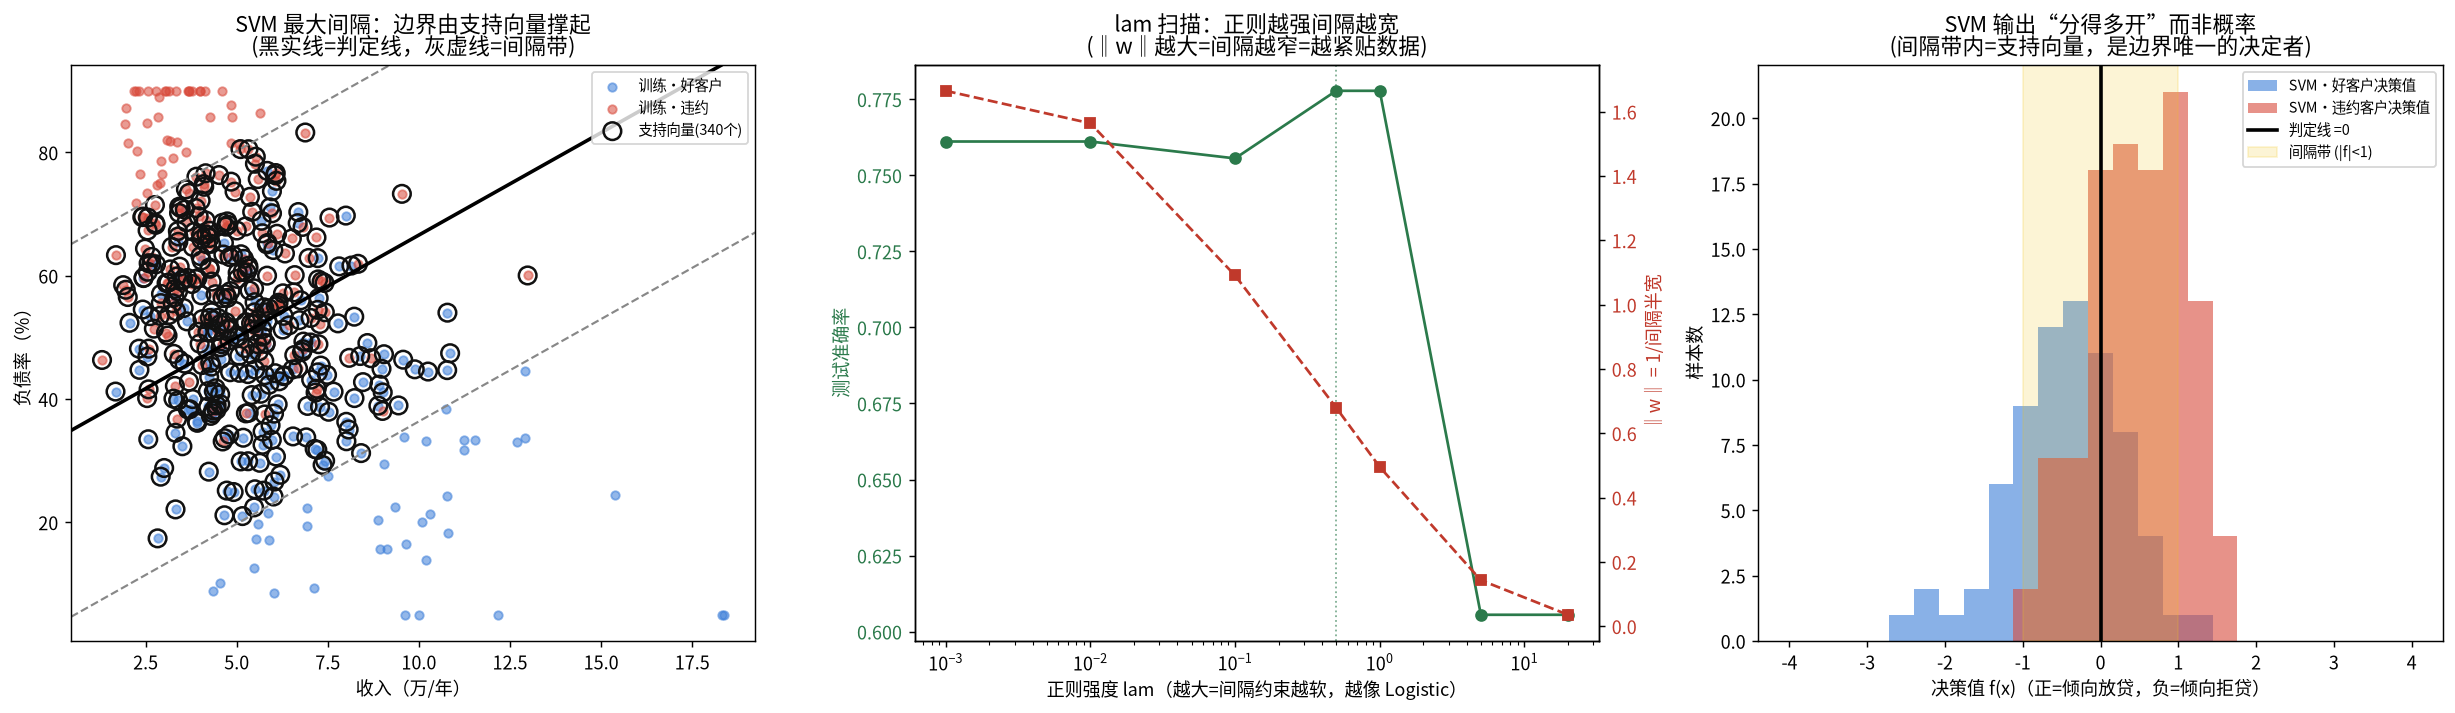

Write the Python code that produced this figure.
#!/usr/bin/env python3
# -*- coding: utf-8 -*-
"""
subject : 数学建模 / 机器学习 · 监督分类（最大间隔）
level   : L8 - 数据分析与机器学习
anchor  : [[Learning_Roadmap|Level 8 - 数据分析与机器学习]] / 监督分类 · 支持向量机
goal    : 同一个"信贷风控该贷还是该拒"的决策，接 Day10 Logistic（概率+直线边界），
          演它的"硬派兄弟"——支持向量机(SVM / 线性软间隔)。核心问题：
          Logistic 追的是"每个点都别猜太错"(极大似然/交叉熵)，
          SVM 追的是"把好坏两群推得越开越好"——边界只由贴着它的一小撮
          "支持向量"决定，其余样本删掉都不影响。这带来一个硬核副产品：
          少数点扰动不改变边界(稳健)，但距离近就判对是唯一的胜负标准。
          本课手写 SVM：hinge loss + L2 正则(合页损失最小化，经凸优化 = 最大间隔)，
          并用 sklearn LinearSVC 交叉对照系数与间隔。
run     : cd /home/ubuntu/Note && ./.venv/bin/python \
          "Mathematical_Modeling/08 - Python/daily/2026-09-13/svm_credit_margin.py"
"""

import os
import numpy as np
import matplotlib
matplotlib.use("Agg")
import matplotlib.pyplot as plt
from matplotlib import font_manager
from sklearn.svm import LinearSVC
from sklearn.linear_model import LogisticRegression

# ---------- 中文字体（避免乱码） ----------
for cand in ["Noto Sans CJK SC", "Noto Sans CJK JP", "WenQuanYi Zen Hei",
             "WenQuanYi Micro Hei", "SimHei"]:
    try:
        font_manager.findfont(cand, fallback_to_default=False)
        plt.rcParams["font.sans-serif"] = [cand]
        break
    except Exception:
        continue
plt.rcParams["axes.unicode_minus"] = False

HERE = os.path.dirname(os.path.abspath(__file__))


# =====================================================================
# 0. 造一份"历史客户"数据：收入(万/年) × 负债率(%) → 好客户(0)/违约(1)
#    与 Day9~Day12 同款生成逻辑，保证整条 ML 线可对照。
# =====================================================================
def make_credit_data(n=600, seed=42):
    r = np.random.default_rng(seed)
    income = np.exp(r.normal(1.6, 0.45, n))          # 万/年，对数正态
    debt = np.clip(r.normal(55, 18, n) - (income - 5) * 3.0, 5, 90)  # 负债率 %
    # 真实"违约势能"：负债率高 + 收入低 → 危险
    z = 0.085 * debt - 0.95 * np.log(income + 1.0) - 2.6
    p = 1.0 / (1.0 + np.exp(-z))
    y = (r.uniform(size=n) < p).astype(int)
    return np.column_stack([income, debt]), y


def train_test_split(X, y, test_size=0.3, seed=7):
    r = np.random.default_rng(seed)
    idx = r.permutation(len(X))
    n_test = int(len(X) * test_size)
    te, tr = idx[:n_test], idx[n_test:]
    return X[tr], X[te], y[tr], y[te]


def standardize_fit(X):
    mu, sd = X.mean(axis=0), X.std(axis=0)
    sd[sd == 0] = 1.0
    return mu, sd


# =====================================================================
# 1. 手写 Soft-Margin SVM：直接最小化"合页损失 + L2 正则"
#    min  0.5*lam*||w||^2 + (1/n) * sum_i max(0, 1 - y_i*(w^T x_i + b))
#    其中 y_i ∈ {-1, +1}。这就是最大间隔问题的等价(凸)形式。
#    用（次)梯度下降 + 动量加速，保证稳定收敛。
# =====================================================================
def svm_hinge_fit(X, y, lam=1.0, lr=0.05, epochs=800, momentum=0.9):
    n, d = X.shape
    ys = np.where(y == 0, -1, 1).astype(float)   # 0/1 → -1/+1
    w = np.zeros(d)
    b = 0.0
    vw, vb = np.zeros(d), 0.0
    for _ in range(epochs):
        margin = ys * (X @ w + b)
        active = margin < 1.0                     # 合页损失非零的样本(含错分)
        # 梯度：正则项 + 只有 active 样本贡献的 -(y*x)
        gw = lam * w - (X[active] * ys[active, None]).sum(axis=0) / n
        gb = -ys[active].sum() / n
        vw = momentum * vw - lr * gw
        vb = momentum * vb - lr * gb
        w = w + vw
        b = b + vb
    return w, b


def decision_function(X, w, b):
    return X @ w + b


def predict(X, w, b):
    return (decision_function(X, w, b) >= 0).astype(int)


def accuracy(y, yhat):
    return float((y == yhat).mean())


def confusion(y, yhat):
    """返回 TN(好判对) / FP(拒错好客户) / FN(漏放坏账) / TP(坏判对)。"""
    tn = int(((y == 0) & (yhat == 0)).sum())
    fp = int(((y == 0) & (yhat == 1)).sum())
    fn = int(((y == 1) & (yhat == 0)).sum())
    tp = int(((y == 1) & (yhat == 1)).sum())
    return tn, fp, fn, tp


# =====================================================================
# 主流程
# =====================================================================
def main():
    X, y = make_credit_data(600, seed=42)
    Xtr, Xte, ytr, yte = train_test_split(X, y, test_size=0.3, seed=7)
    # 标准化：用训练集统计量，防泄漏。SVM 对尺度敏感，这步是刚需。
    mu, sd = standardize_fit(Xtr)
    Xtr_s, Xte_s = (Xtr - mu) / sd, (Xte - mu) / sd

    print("=" * 68)
    print("训练样本 %d / 测试样本 %d ；特征：收入(万/年)、负债率(%%)" %
          (len(Xtr), len(Xte)))

    # ---------- (A) 手写 SVM：不同正则强度 lam 扫描 ----------
    print("\n[1] 手写 Soft-Margin SVM —— 正则强度 lam 扫描 (lam 越大=间隔软约束越松)")
    print("    lam     训练acc   测试acc   ||w||(间隔宽度倒数)  支持向量数")
    best = None
    rows = []
    for lam in [0.001, 0.01, 0.1, 0.5, 1.0, 5.0, 20.0]:
        w, b = svm_hinge_fit(Xtr_s, ytr, lam=lam, lr=0.05, epochs=800)
        tr_acc = accuracy(ytr, predict(Xtr_s, w, b))
        te_acc = accuracy(yte, predict(Xte_s, w, b))
        # 支持向量：间隔 margin<1 的样本(落在间隔带内或错分)
        margin = np.where(ytr == 0, -1, 1) * (Xtr_s @ w + b)
        n_sv = int((margin < 1.0).sum())
        wnorm = float(np.linalg.norm(w))
        rows.append((lam, tr_acc, te_acc, wnorm, n_sv))
        print("    %5.3f   %.4f   %.4f      %.4f            %d" %
              (lam, tr_acc, te_acc, wnorm, n_sv))
        if best is None or te_acc > best[0]:
            best = (te_acc, lam, w, b)
    best_te_acc, best_lam, w_star, b_star = best
    print("    -> 测试最优 lam=%.3f, 测试 acc=%.4f" % (best_lam, best_te_acc))

    # ---------- (B) 对照：Logistic 回归(同一份标准化数据) ----------
    print("\n[2] 对照实验：Logistic 回归 vs 手写 SVM（相同数据/相同标准化）")
    logi = LogisticRegression(C=1e6, max_iter=2000)   # 弱正则≈纯极大似然
    logi.fit(Xtr_s, ytr)
    logi_te = accuracy(yte, logi.predict(Xte_s))
    logi_w = logi.coef_.ravel(); logi_b = float(logi.intercept_[0])
    print("    Logistic(C=1e6) 测试 acc = %.4f ; ||w||=%.4f" %
          (logi_te, np.linalg.norm(logi_w)))
    print("    手写   SVM(lam=%.3f) 测试 acc = %.4f ; ||w||=%.4f" %
          (best_lam, best_te_acc, np.linalg.norm(w_star)))

    # ---------- (C) sklearn LinearSVC 交叉对照 ----------
    print("\n[3] sklearn LinearSVC 交叉对照（验证手写方向正确）")
    # LinearSVC 目标: 0.5||w||^2 + C * sum hinge；与手写 lam 关系非一一对应，
    # 用网格挑一个测试准确率最接近的 C 做方向性对照。
    svc_best = None
    for C in [0.01, 0.1, 0.5, 1.0, 2.0, 5.0, 10.0]:
        svc = LinearSVC(C=C, loss="hinge", dual=True, max_iter=20000)
        svc.fit(Xtr_s, ytr)
        acc = accuracy(yte, svc.predict(Xte_s))
        if svc_best is None or acc > svc_best[0]:
            svc_best = (acc, C, svc)
    svc_te, svc_C, svc = svc_best
    print("    LinearSVC(最佳 C=%.2f) 测试 acc = %.4f" % (svc_C, svc_te))
    # 决策方向余弦相似度（系数方向是否一致，尺度不管）
    sw = svc.coef_.ravel()
    cos = float(np.dot(sw, w_star) / (np.linalg.norm(sw) * np.linalg.norm(w_star)))
    print("    手写 w 与 LinearSVC w 的余弦相似度 = %.4f (1.0=方向完全一致)" % cos)

    # ---------- (D) 混淆矩阵与间隔带（看业务代价） ----------
    tn, fp, fn, tp = confusion(yte, predict(Xte_s, w_star, b_star))
    print("\n[4] 手写 SVM(lam=%.3f) 测试混淆矩阵" % best_lam)
    print("    好客户判对(TN)=%d  拒错好客户(FP)=%d" % (tn, fp))
    print("    漏放坏账(FN)=%d    坏客户判对(TP)=%d" % (fn, tp))
    print("    误拒率(FP/好客户)=%.3f  漏放率(FN/坏客户)=%.3f" %
          (fp / (tn + fp) if (tn + fp) else 0,
           fn / (fn + tp) if (fn + tp) else 0))

    # 决策值(到超平面的有符号距离)分布：SVM 给"分得多开"，不给概率
    df_good = decision_function(Xte_s[yte == 0], w_star, b_star)
    df_bad = decision_function(Xte_s[yte == 1], w_star, b_star)
    print("    好客户决策值均值=%.3f  坏客户决策值均值=%.3f (差得越开越有把握)" %
          (df_good.mean(), df_bad.mean()))

    # ---------- 断言：验证实现正确性 ----------
    print("\n[5] 断言校验")
    assert abs(cos) > 0.9, "手写 SVM 与 sklearn 决策方向应高度一致"
    assert best_te_acc > 0.7, "SVM 测试准确率应明显高于随机猜"
    m_ok = np.where(ytr == 0, -1, 1) * (Xtr_s @ w_star + b_star)
    n_sv2 = int((m_ok < 1.0).sum())
    assert n_sv2 < len(ytr), "支持向量应只是样本的一部分，不是全部"
    # 决策边界只由支持向量决定：只保留支持向量重训，方向应大体不变
    sv_mask = m_ok < 1.0
    w_sv, b_sv = svm_hinge_fit(Xtr_s[sv_mask], ytr[sv_mask], lam=best_lam,
                               lr=0.05, epochs=800)
    cos_sv = float(np.dot(w_sv, w_star) /
                   (np.linalg.norm(w_sv) * np.linalg.norm(w_star)))
    print("    只用 %d 个支持向量重训，方向余弦=%.4f (<1 个样本的子集仍给同向边界)"
          % (n_sv2, cos_sv))
    assert cos_sv > 0.9, "支持向量应携带几乎全部判别信息"
    print("    全部断言通过 ✓")

    # =====================================================================
    # 画图：三连图
    # =====================================================================
    fig, axes = plt.subplots(1, 3, figsize=(19, 5.6))

    # --- 图 1：SVM 决策边界 + 间隔带 + 支持向量 ---
    ax = axes[0]
    # 反标准化回原始尺度方便读图
    def to_raw(Z):
        return Z * sd + mu
    Xtr_raw, Xte_raw = to_raw(Xtr_s), to_raw(Xte_s)
    ax.scatter(Xtr_raw[ytr == 0, 0], Xtr_raw[ytr == 0, 1], s=22, c="#3b7dd8",
               alpha=0.55, label="训练·好客户")
    ax.scatter(Xtr_raw[ytr == 1, 0], Xtr_raw[ytr == 1, 1], s=22, c="#d84a3b",
               alpha=0.55, label="训练·违约")
    # 支持向量高亮
    ax.scatter(Xtr_raw[sv_mask, 0], Xtr_raw[sv_mask, 1], s=95, facecolors="none",
               edgecolors="#111111", linewidths=1.4, label="支持向量(%d个)" % n_sv2)
    # 决策边界线（在原始尺度网格上算）
    gx = np.linspace(*ax.get_xlim(), 200)
    gy = np.linspace(*ax.get_ylim(), 200)
    GX, GY = np.meshgrid(gx, gy)
    GZ = ((np.column_stack([GX.ravel(), GY.ravel()]) - mu) / sd) @ w_star + b_star
    GZ = GZ.reshape(GX.shape)
    ax.contour(GX, GY, GZ, levels=[-1, 0, 1], colors=["#888888", "#000000", "#888888"],
               linestyles=["--", "-", "--"], linewidths=[1.2, 2.0, 1.2])
    ax.set_xlabel("收入（万/年）"); ax.set_ylabel("负债率（%）")
    ax.set_title("SVM 最大间隔：边界由支持向量撑起\n(黑实线=判定线，灰虚线=间隔带)")
    ax.legend(fontsize=8, loc="upper right")

    # --- 图 2：lam 扫描 → 测试准确率 与 间隔宽度 ---
    ax = axes[1]
    lams = [r[0] for r in rows]
    te_accs = [r[2] for r in rows]
    wnorms = [r[3] for r in rows]
    ax.plot(lams, te_accs, "o-", c="#2b7a4b", label="测试准确率")
    ax.set_xscale("log")
    ax.set_xlabel("正则强度 lam（越大=间隔约束越软，越像 Logistic）")
    ax.set_ylabel("测试准确率", color="#2b7a4b")
    ax.tick_params(axis="y", labelcolor="#2b7a4b")
    ax2 = ax.twinx()
    ax2.plot(lams, wnorms, "s--", c="#c0392b", label="‖w‖(间隔宽度倒数)")
    ax2.set_ylabel("‖w‖ = 1/间隔半宽", color="#c0392b")
    ax2.tick_params(axis="y", labelcolor="#c0392b")
    ax.axvline(best_lam, color="#2b7a4b", ls=":", lw=1, alpha=0.6)
    ax.set_title("lam 扫描：正则越强间隔越宽\n(‖w‖越大=间隔越窄=越紧贴数据)")

    # --- 图 3：手写 SVM vs Logistic 决策值分布 ---
    ax = axes[2]
    logi_df = Xte_s @ logi_w + logi_b
    bins = np.linspace(-4, 4, 26)
    ax.hist(df_good, bins=bins, alpha=0.6, color="#3b7dd8", label="SVM·好客户决策值")
    ax.hist(df_bad, bins=bins, alpha=0.6, color="#d84a3b", label="SVM·违约客户决策值")
    ax.axvline(0, color="k", lw=2, ls="-", label="判定线 =0")
    ax.axvspan(-1, 1, color="#f0c419", alpha=0.18, label="间隔带 (|f|<1)")
    ax.set_xlabel("决策值 f(x)（正=倾向放贷，负=倾向拒贷）")
    ax.set_ylabel("样本数")
    ax.set_title("SVM 输出“分得多开”而非概率\n(间隔带内=支持向量，是边界唯一的决定者)")
    ax.legend(fontsize=8)

    plt.tight_layout()
    out_png = os.path.join(HERE, "svm_credit_margin.png")
    plt.savefig(out_png, dpi=130, bbox_inches="tight")
    print("\n图已保存：%s" % out_png)
    print("=" * 68)


if __name__ == "__main__":
    main()
